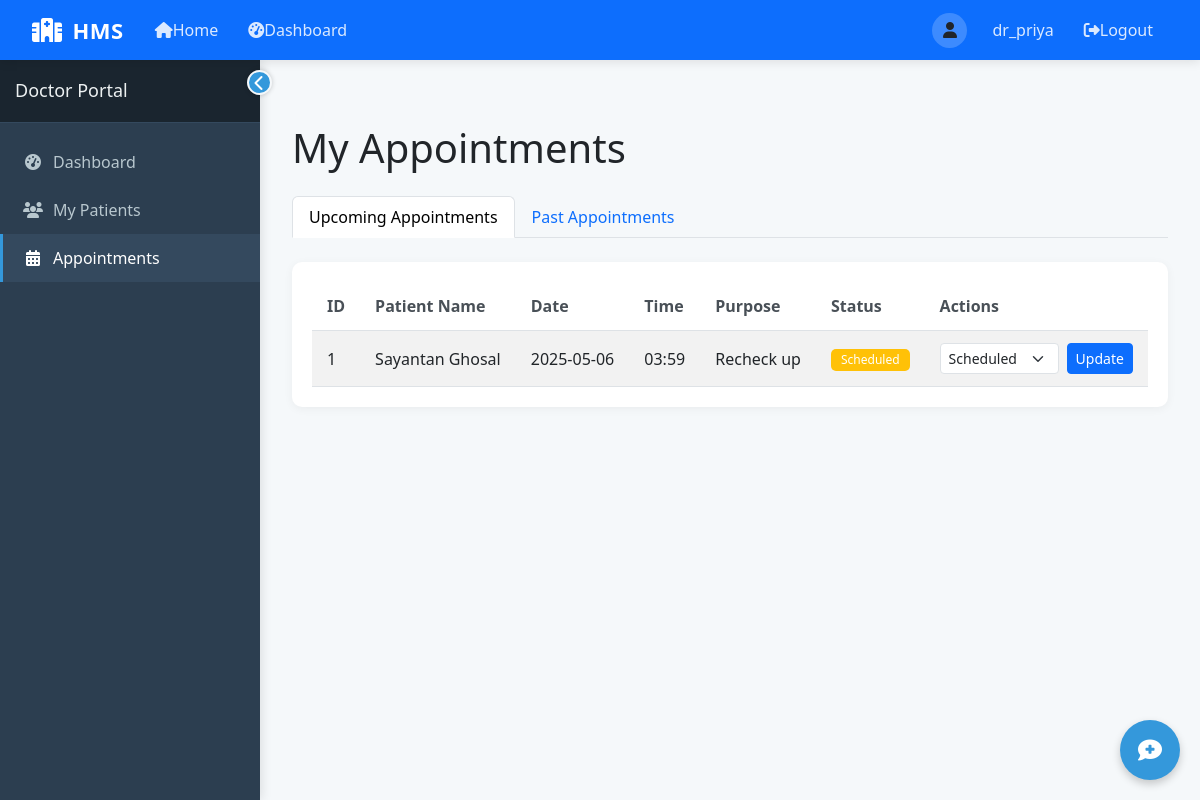
/doctor/appointments (signed in), run on an earlier commit of the app's database.
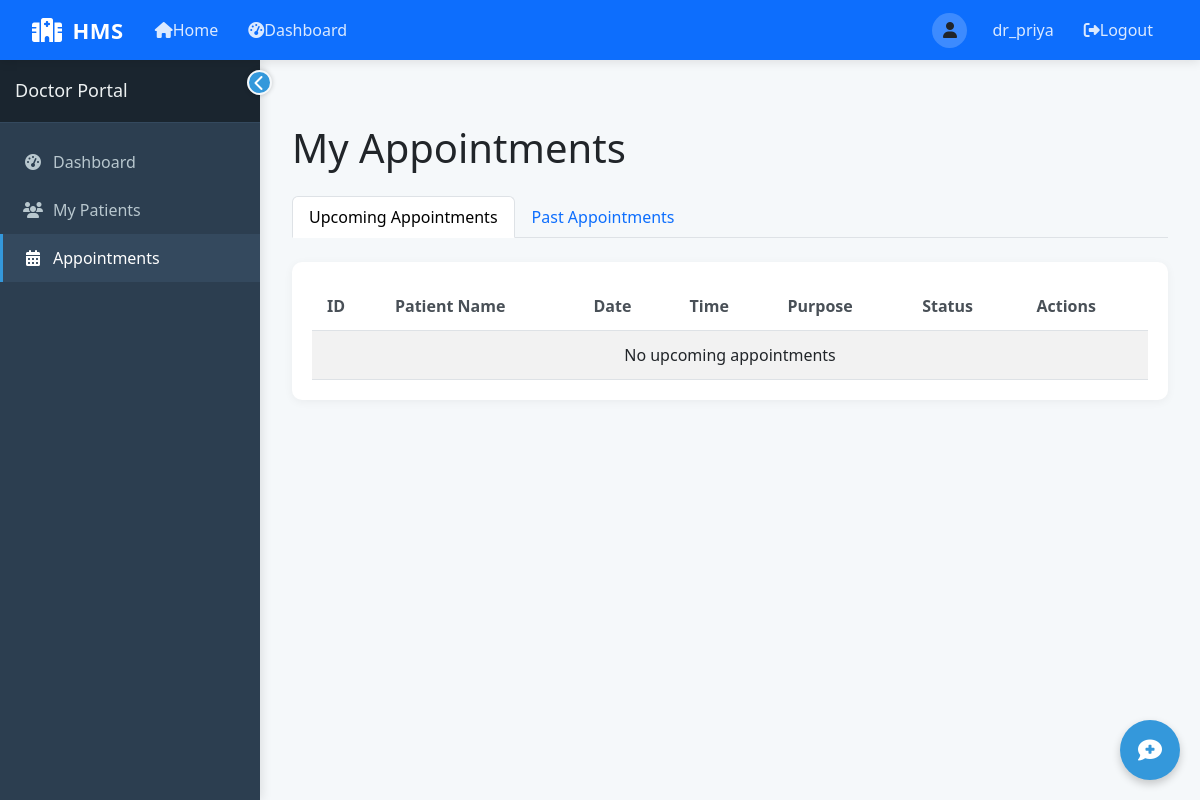
And on a later commit of the database.
### tables this page shows
CREATE TABLE Appointment (
            AppointmentID INTEGER PRIMARY KEY AUTOINCREMENT,
            PatientID INTEGER NOT NULL,
            DoctorID INTEGER NOT NULL,
            Date DATE NOT NULL,
            Time TEXT NOT NULL,
            Status TEXT DEFAULT 'Scheduled' CHECK (Status IN ('Scheduled', 'Completed', 'Cancelled')),
            Purpose TEXT,
            FOREIGN KEY (PatientID) REFERENCES Patient(PatientID),
            FOREIGN KEY (DoctorID) REFERENCES Doctor(DoctorID)
        );

CREATE TABLE Patient (
            PatientID INTEGER PRIMARY KEY AUTOINCREMENT,
            Name TEXT NOT NULL,
            Age INTEGER CHECK (Age > 0),
            Gender TEXT CHECK (Gender IN ('Male', 'Female', 'Other')),
            Password TEXT NOT NULL,
            ContactNumber TEXT,
            Email TEXT,
            Address TEXT,
            MedicalHistory TEXT,
            BloodGroup TEXT,
            AssignedDoctorID INTEGER,
            RegistrationDate DATE DEFAULT CURRENT_DATE,
            FOREIGN KEY (AssignedDoctorID) REFERENCES Doctor(DoctorID)
        );

### app.py (the view)
@app.route('/doctor/appointments')
def doctor_appointments():
    if 'user_id' not in session or session['user_type'] != 'doctor':
        return redirect(url_for('login'))
    doctor_id = session['user_id']
    current_date = datetime.now().strftime('%Y-%m-%d')  # Add current date
    conn = get_db_connection()
    upcoming = conn.execute('''
    SELECT a.*, p.Name as PatientName
    FROM Appointment a
    JOIN Patient p ON a.PatientID = p.PatientID
    WHERE a.DoctorID = ? AND a.Status = 'Scheduled' AND a.Date >= date('now')
    ORDER BY a.Date, a.Time
    ''', (doctor_id,)).fetchall()
    past = conn.execute('''
    SELECT a.*, p.Name as PatientName
    FROM Appointment a
    JOIN Patient p ON a.PatientID = p.PatientID
    WHERE a.DoctorID = ? AND (a.Status != 'Scheduled' OR a.Date < date('now'))
    ORDER BY a.Date DESC, a.Time
    ''', (doctor_id,)).fetchall()
    conn.close()
    return render_template('doctor/appointments.html',
                          upcoming=upcoming,
                          past=past,
                          current_date=current_date)  # Add current_date here

### app.py (called while the page is built)
def get_db_connection():
    conn = sqlite3.connect(DB_PATH)
    conn.row_factory = sqlite3.Row
    return conn

### templates/doctor/appointments.html (shortened to what this page needs)
{% extends "layout.html" %}
{% block content %}
<div class="container-fluid py-4">
    <h1 class="mb-4">My Appointments</h1>
    <ul class="nav nav-tabs mb-4" id="appointmentTabs" role="tablist">
        <li class="nav-item" role="presentation">
            <button class="nav-link active" id="upcoming-tab" data-bs-toggle="tab" data-bs-target="#upcoming" type="button" role="tab" aria-controls="upcoming" aria-selected="true">Upcoming Appointments</button>
        </li>
        <li class="nav-item" role="presentation">
            <button class="nav-link" id="past-tab" data-bs-toggle="tab" data-bs-target="#past" type="button" role="tab" aria-controls="past" aria-selected="false">Past Appointments</button>
        </li>
    </ul>
    <div class="tab-content" id="appointmentTabsContent">
        <div class="tab-pane fade show active" id="upcoming" role="tabpanel" aria-labelledby="upcoming-tab">
            <div class="card">
                <div class="card-body">
                    <div class="table-responsive">
                        <table class="table table-striped">
                            <thead>
                                <tr>
                                    <th>ID</th>
                                    <th>Patient Name</th>
                                    <th>Date</th>
                                    <th>Time</th>
                                    <th>Purpose</th>
                                    <th>Status</th>
                                    <th>Actions</th>
                                </tr>
                            </thead>
                            <tbody>
                                {% for appointment in upcoming %}
                                <tr>
                                    <td>{{ appointment.AppointmentID }}</td>
                                    <td>{{ appointment.PatientName }}</td>
                                    <td>{{ appointment.Date }}</td>
                                    <td>{{ appointment.Time }}</td>
                                    <td>{{ appointment.Purpose }}</td>
                                    <td>
                                        <span class="badge {% if appointment.Status == 'Scheduled' %}bg-warning{% elif appointment.Status == 'Completed' %}bg-success{% else %}bg-danger{% endif %}">
                                            {{ appointment.Status }}
                                        </span>
                                    </td>
                                    <td>
                                        <form method="post" action="{{ url_for('doctor_update_appointment', appointment_id=appointment.AppointmentID) }}" class="d-flex align-items-center">
                                            <select class="form-select form-select-sm me-2" name="status" style="width: auto;">
                                                <option value="Scheduled" {% if appointment.Status == 'Scheduled' %}selected{% endif %}>Scheduled</option>
                                            </select>
                                            <button type="submit" class="btn btn-sm btn-primary">Update</button>
                                        </form>
                                    </td>
                                </tr>
                                {% else %}
                                <tr>
                                    <td colspan="7" class="text-center">No upcoming appointments</td>
                                </tr>
                                {% endfor %}
                            </tbody>
                        </table>
                    </div>
                </div>
            </div>
        </div>
    </div>
</div>
{% endblock %}

What changed in the data, as far as the page shows it:
no longer on this page (row edited): Appointment: AppointmentID "1", PatientName "Sayantan Ghosal", Date "2025-05-06", Time "03:59", Purpose "Recheck up", Status "Scheduled", status "Scheduled"
Also different on the page:
text now shown: "No upcoming appointments"
